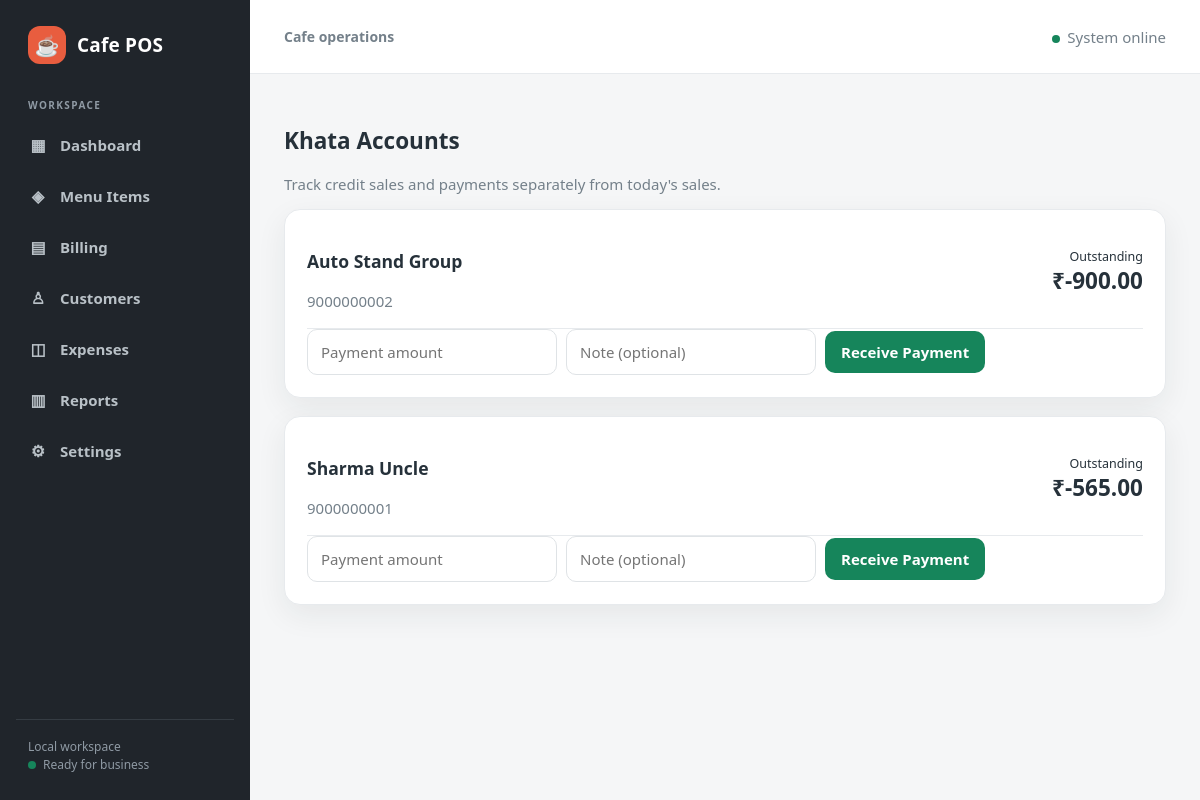
/khata/, run on the app's committed database.
### pos/models.py (models this page shows, shortened)
class Customer(models.Model):
    name = models.CharField(max_length=120)
    phone = models.CharField(max_length=20, blank=True)
    email = models.EmailField(blank=True)
    address = models.TextField(blank=True)
    notes = models.TextField(blank=True)
    opening_balance = models.DecimalField(max_digits=10, decimal_places=2, default=0)
    class Meta:
        ordering = ["name"]
    @property
    def balance(self):
        credits = self.khata_transactions.filter(kind="CREDIT").aggregate(
            total=models.Sum("amount")
        )["total"] or Decimal("0")
        payments = self.khata_transactions.filter(kind="PAYMENT").aggregate(
            total=models.Sum("amount")
        )["total"] or Decimal("0")
        return Decimal(self.opening_balance) + credits - payments

### pos/views.py (the view)
# urls.py: path("khata/", views.khata, name="khata"),
def khata(request):
    return render(request, "pos/khata.html", {
        "customers": Customer.objects.all(),
    })

### templates/pos/khata.html (shortened to what this page needs)
{% extends "base.html" %}
{% block content %}
<h2>Khata Accounts</h2>
<p class="muted">Track credit sales and payments separately from today's sales.</p>
{% for c in customers %}
<div class="card">
<div class="row">
<div><h3>{{c.name}}</h3><span class="muted">{{c.phone}}</span></div>
<div style="text-align:right"><small>Outstanding</small><h2>₹{{c.balance|floatformat:2}}</h2></div>
</div>
<form method="post" action="/khata/{{c.id}}/pay/" class="actions">
<input name="amount" type="number" min="0.01" step="0.01" placeholder="Payment amount" required>
<input name="note" placeholder="Note (optional)">
<button class="cash">Receive Payment</button>
</form>
</div>
{% empty %}
<div class="card">No customers yet.</div>
{% endfor %}
{% endblock %}

### templates/base.html (style rules this page uses)
:root { --coral:#e85d3f;--coral-dark:#c9442b;--charcoal:#20252b;--ink:#26313a;--muted:#74808a;--surface:#fff;--bg:#f5f6f7;--line:#e7eaed;--success:#16855b;--danger:#c63d3d;--shadow:0 10px 30px rgba(32,37,43,.07);--radius:16px }
* { box-sizing:border-box }
html { background:var(--bg) }
body { margin:0;font-family:"DM Sans","Segoe UI",sans-serif;background:var(--bg);color:var(--ink);font-size:15px }
.card { background:var(--surface);border:1px solid var(--line);border-radius:var(--radius);padding:22px;box-shadow:var(--shadow);margin-bottom:18px }
.card h2,.card h3 { margin-top:0 }
.btn,button { border:0;border-radius:10px;padding:11px 16px;cursor:pointer;background:var(--charcoal);color:#fff;font:inherit;font-weight:700;display:inline-flex;align-items:center;justify-content:center;gap:8px;transition:.18s ease }
.btn-success,.cash { background:var(--success) }
.actions { display:flex;gap:9px;flex-wrap:wrap;align-items:center }
.row { display:flex;align-items:center;justify-content:space-between;gap:14px;padding:13px 0;border-bottom:1px solid var(--line) }
.muted { color:var(--muted) }
input,select,textarea { width:100%;padding:12px 13px;border:1px solid #dfe3e6;border-radius:10px;background:#fff;color:var(--ink);font:inherit;outline:none }
.actions input,.actions select { width:auto;min-width:180px }

### data on the page
Customer: name "Auto Stand Group", phone "9000000002", balance "-900.00"
Customer: name "Sharma Uncle", phone "9000000001", balance "-565.00"
